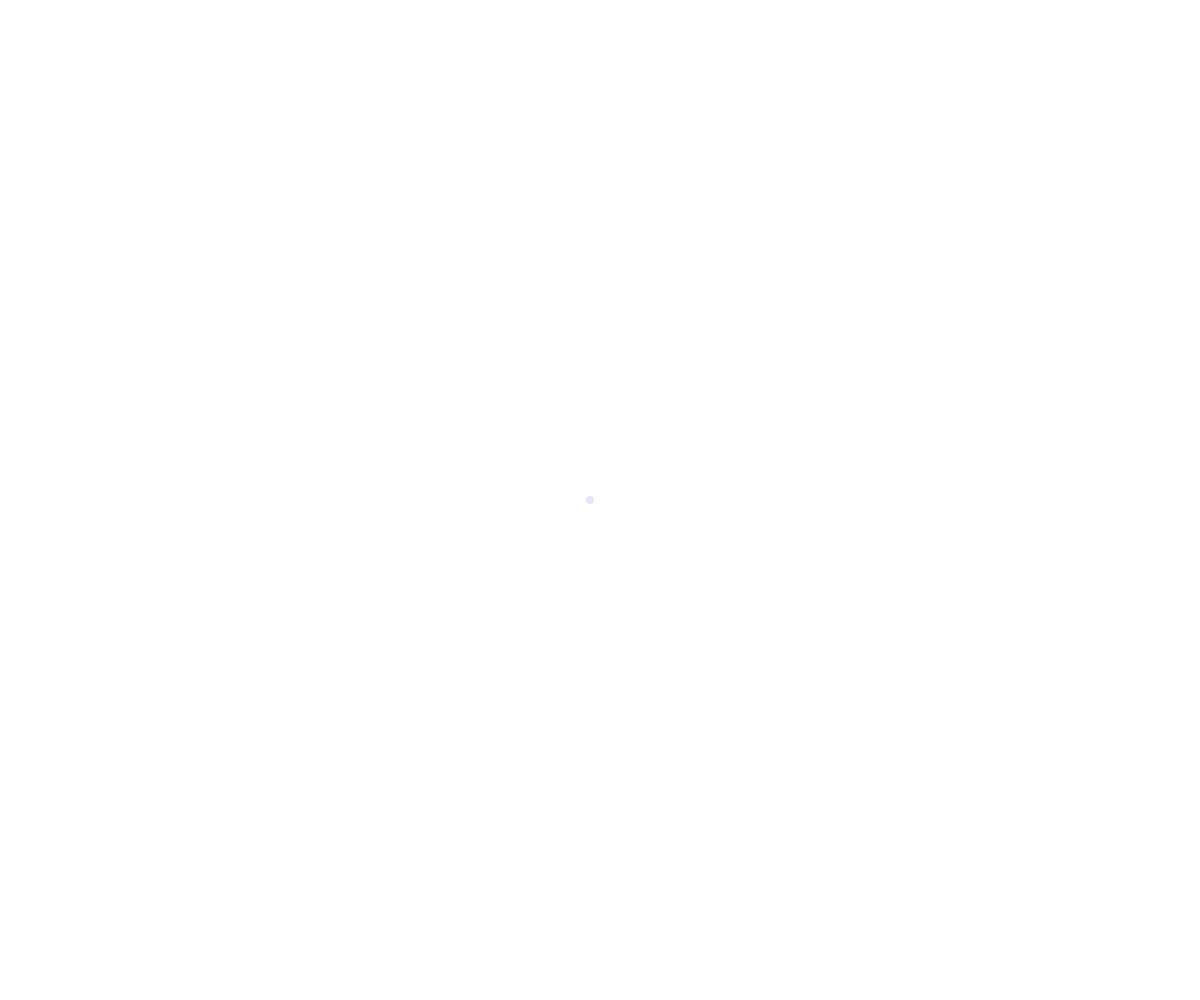
Frame 1 (no input)
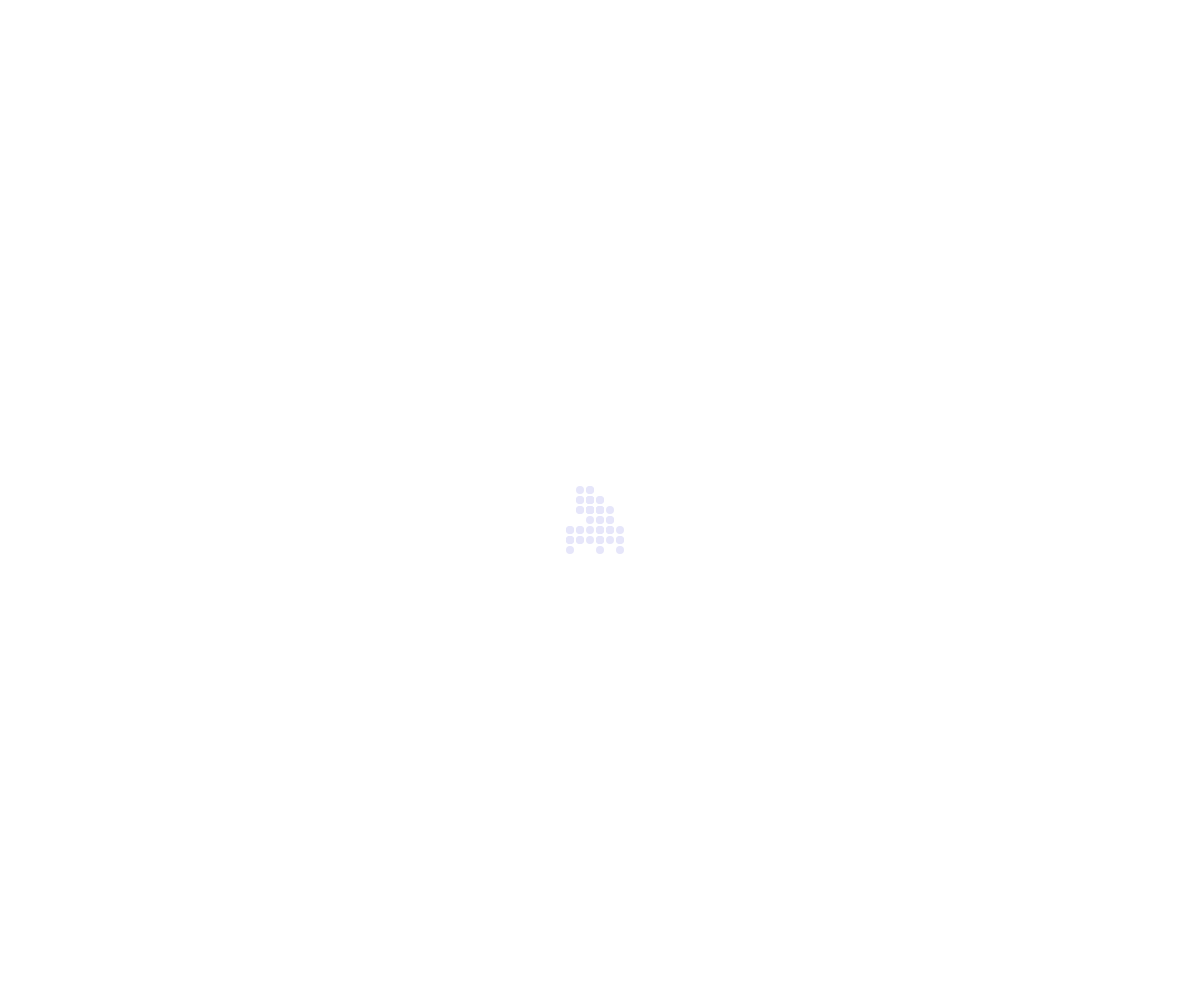
Frame 60 (no input)
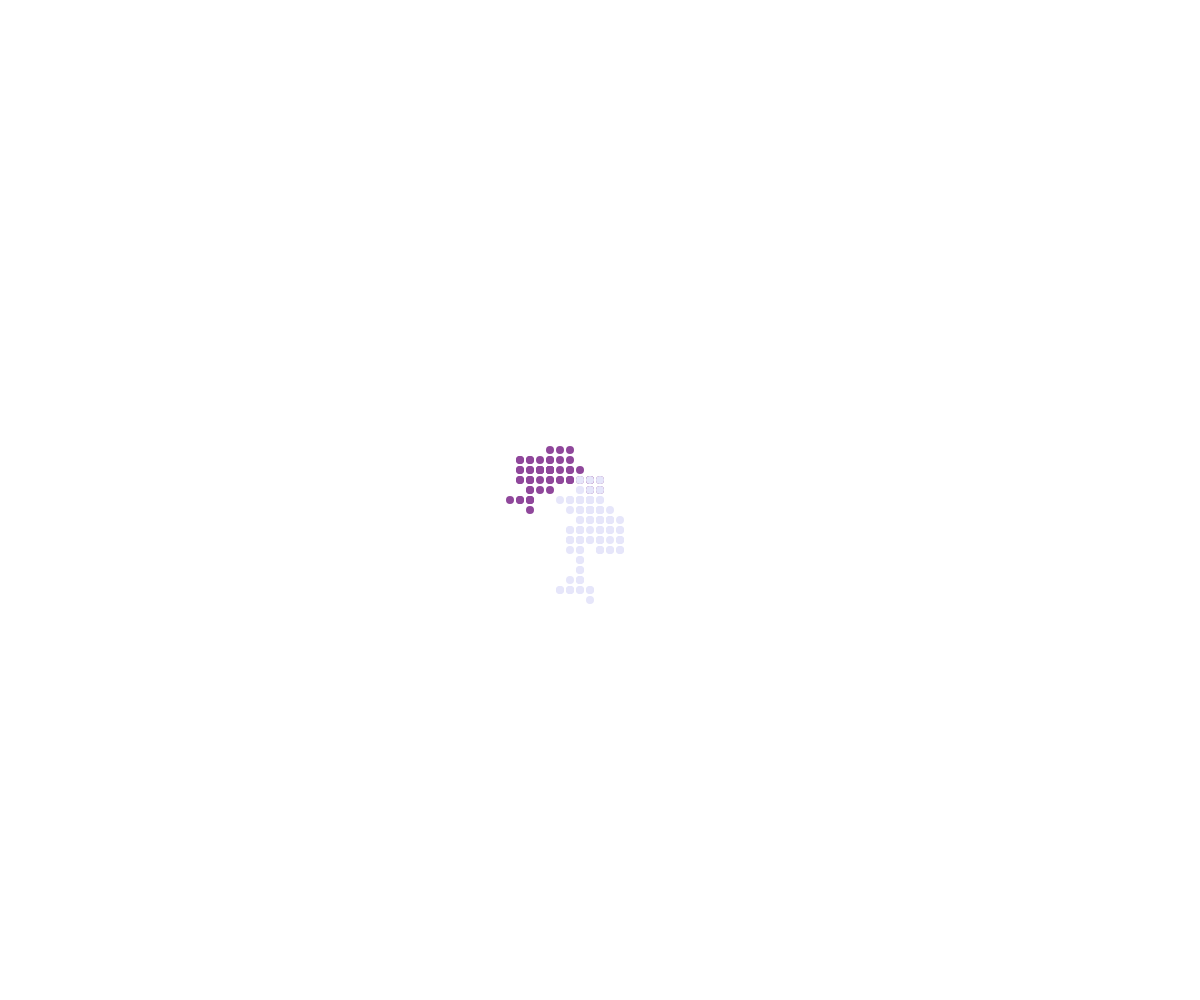
Frame 120 (the mouse pressed at the canvas centre since frame 60)

The p5.js sketch that drew these frames (run headless with seeded random() and noise() and a simulated clock; from frame 60 on, the mouse is pressed at the canvas centre):

// p5.js sketch
// ── sketch.js
// Walker oop demo

class Walker {
  constructor(x, y, theColour) { 
    this.x = x;
    this.y = y;
    this.speed = 10;
    this.radius = 4;
    this.colour = theColour;
  }

  display() {
    noStroke();
    fill(this.colour);
    circle(this.x, this.y, this.radius*2);
  }
  move() {
    let choice = random(100);
    if (choice < 25 ) { 
      //up
      this.y -= this.speed;
    }
    else if (choice < 50 ) { 
      //down
      this.y += this.speed;
    }
    else if (choice < 75) {
      //left
      this.x -= this.speed;
    }
    else if (choice < 100) {
      //right
      this.x += this.speed;
    }
  }
}

let walkerArray = [];

function setup() {
  background(50);
  createCanvas(windowWidth, windowHeight);
  let luc = new Walker(width/2, height/2, "lavender");
  walkerArray.push(luc);
}

function draw() {
  for (let theWalker of walkerArray) {
    theWalker.move();
    theWalker.display();
  }
}

function mousePressed() {
  let someColour = color(random(255),random(255),random(255));
  let someWalker = new Walker(mouseX, mouseY, someColour);
  walkerArray.push(someWalker);
}
